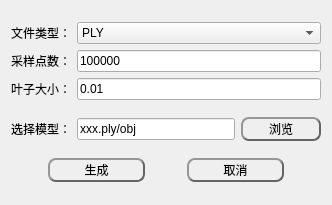
<?xml version="1.0" encoding="UTF-8"?>
<ui version="4.0">
 <class>GenerateDlgClass</class>
 <widget class="QWidget" name="GenerateDlgClass">
  <property name="geometry">
   <rect>
    <x>0</x>
    <y>0</y>
    <width>332</width>
    <height>205</height>
   </rect>
  </property>
  <property name="windowTitle">
   <string>从3D图生成点云</string>
  </property>
  <layout class="QGridLayout" name="gridLayout_2">
   <item row="0" column="0">
    <layout class="QGridLayout" name="gridLayout">
     <item row="0" column="0">
      <widget class="QLabel" name="label">
       <property name="text">
        <string>文件类型：</string>
       </property>
      </widget>
     </item>
     <item row="1" column="1">
      <widget class="QLineEdit" name="NumberSamples">
       <property name="text">
        <string>100000</string>
       </property>
      </widget>
     </item>
     <item row="0" column="1">
      <widget class="QComboBox" name="FileType">
       <item>
        <property name="text">
         <string>PLY</string>
        </property>
       </item>
       <item>
        <property name="text">
         <string>OBJ</string>
        </property>
       </item>
      </widget>
     </item>
     <item row="1" column="0">
      <widget class="QLabel" name="label_5">
       <property name="text">
        <string>采样点数：</string>
       </property>
      </widget>
     </item>
     <item row="2" column="0">
      <widget class="QLabel" name="label_6">
       <property name="text">
        <string>叶子大小：</string>
       </property>
      </widget>
     </item>
     <item row="2" column="1">
      <widget class="QLineEdit" name="LeafSize">
       <property name="text">
        <string>0.01</string>
       </property>
      </widget>
     </item>
    </layout>
   </item>
   <item row="1" column="0">
    <layout class="QGridLayout" name="gridLayout_5">
     <item row="0" column="2">
      <widget class="QPushButton" name="Browse">
       <property name="minimumSize">
        <size>
         <width>80</width>
         <height>24</height>
        </size>
       </property>
       <property name="maximumSize">
        <size>
         <width>112</width>
         <height>16777215</height>
        </size>
       </property>
       <property name="styleSheet">
        <string notr="true">QPushButton{
	color: rgb(0, 0, 0);
	background-color: rgba(255, 255, 255,0);
	border:2px outset rgb(100, 100, 100);
	border-radius:8px;
  	text-align: center center;
} 

/*鼠标放在按钮上方*/
QPushButton:hover:enabled {
	background-color: rgba(255, 255, 255,150);
	border:2px outset rgba(100, 100, 100,150);
} 

/*鼠标点击按钮*/
QPushButton:pressed:enabled {
	background-color: rgba(255, 255, 255,255);
	border:4px outset rgba(100, 100, 100,255);
}

QPushButton:enabled{ 
	color: rgb(0, 0, 0);
	background-color: rgba(255, 255, 255,0);
	border:2px outset rgb(100, 100, 100);
}

QPushButton:disabled{ 
	color: rgb(150, 150, 150);
	background-color: rgba(150, 150, 150,0);
	border:2px outset rgb(100, 100, 100);
}</string>
       </property>
       <property name="text">
        <string>浏览</string>
       </property>
      </widget>
     </item>
     <item row="0" column="1">
      <widget class="QLineEdit" name="PathModel">
       <property name="text">
        <string>xxx.ply/obj</string>
       </property>
      </widget>
     </item>
     <item row="0" column="0">
      <widget class="QLabel" name="label_12">
       <property name="text">
        <string>选择模型：</string>
       </property>
      </widget>
     </item>
    </layout>
   </item>
   <item row="2" column="0">
    <layout class="QHBoxLayout" name="horizontalLayout">
     <item>
      <spacer name="horizontalSpacer">
       <property name="orientation">
        <enum>Qt::Horizontal</enum>
       </property>
       <property name="sizeHint" stdset="0">
        <size>
         <width>40</width>
         <height>20</height>
        </size>
       </property>
      </spacer>
     </item>
     <item>
      <widget class="QPushButton" name="btn_ok">
       <property name="minimumSize">
        <size>
         <width>97</width>
         <height>24</height>
        </size>
       </property>
       <property name="maximumSize">
        <size>
         <width>97</width>
         <height>16777215</height>
        </size>
       </property>
       <property name="styleSheet">
        <string notr="true">QPushButton{
	color: rgb(0, 0, 0);
	background-color: rgba(255, 255, 255,0);
	border:2px outset rgb(100, 100, 100);
	border-radius:8px;
  	text-align: center center;
} 

/*鼠标放在按钮上方*/
QPushButton:hover:enabled {
	background-color: rgba(255, 255, 255,150);
	border:2px outset rgba(100, 100, 100,150);
} 

/*鼠标点击按钮*/
QPushButton:pressed:enabled {
	background-color: rgba(255, 255, 255,255);
	border:4px outset rgba(100, 100, 100,255);
}

QPushButton:enabled{ 
	color: rgb(0, 0, 0);
	background-color: rgba(255, 255, 255,0);
	border:2px outset rgb(100, 100, 100);
}

QPushButton:disabled{ 
	color: rgb(150, 150, 150);
	background-color: rgba(150, 150, 150,0);
	border:2px outset rgb(100, 100, 100);
}</string>
       </property>
       <property name="text">
        <string>生成</string>
       </property>
      </widget>
     </item>
     <item>
      <spacer name="horizontalSpacer_2">
       <property name="orientation">
        <enum>Qt::Horizontal</enum>
       </property>
       <property name="sizeHint" stdset="0">
        <size>
         <width>40</width>
         <height>20</height>
        </size>
       </property>
      </spacer>
     </item>
     <item>
      <widget class="QPushButton" name="btn_cancel">
       <property name="minimumSize">
        <size>
         <width>97</width>
         <height>24</height>
        </size>
       </property>
       <property name="styleSheet">
        <string notr="true">QPushButton{
	color: rgb(0, 0, 0);
	background-color: rgba(255, 255, 255,0);
	border:2px outset rgb(100, 100, 100);
	border-radius:8px;
  	text-align: center center;
} 

/*鼠标放在按钮上方*/
QPushButton:hover:enabled {
	background-color: rgba(255, 255, 255,150);
	border:2px outset rgba(100, 100, 100,150);
} 

/*鼠标点击按钮*/
QPushButton:pressed:enabled {
	background-color: rgba(255, 255, 255,255);
	border:4px outset rgba(100, 100, 100,255);
}

QPushButton:enabled{ 
	color: rgb(0, 0, 0);
	background-color: rgba(255, 255, 255,0);
	border:2px outset rgb(100, 100, 100);
}

QPushButton:disabled{ 
	color: rgb(150, 150, 150);
	background-color: rgba(150, 150, 150,0);
	border:2px outset rgb(100, 100, 100);
}</string>
       </property>
       <property name="text">
        <string>取消</string>
       </property>
      </widget>
     </item>
     <item>
      <spacer name="horizontalSpacer_3">
       <property name="orientation">
        <enum>Qt::Horizontal</enum>
       </property>
       <property name="sizeHint" stdset="0">
        <size>
         <width>40</width>
         <height>20</height>
        </size>
       </property>
      </spacer>
     </item>
    </layout>
   </item>
  </layout>
 </widget>
 <layoutdefault spacing="6" margin="11"/>
 <resources/>
 <connections/>
</ui>
